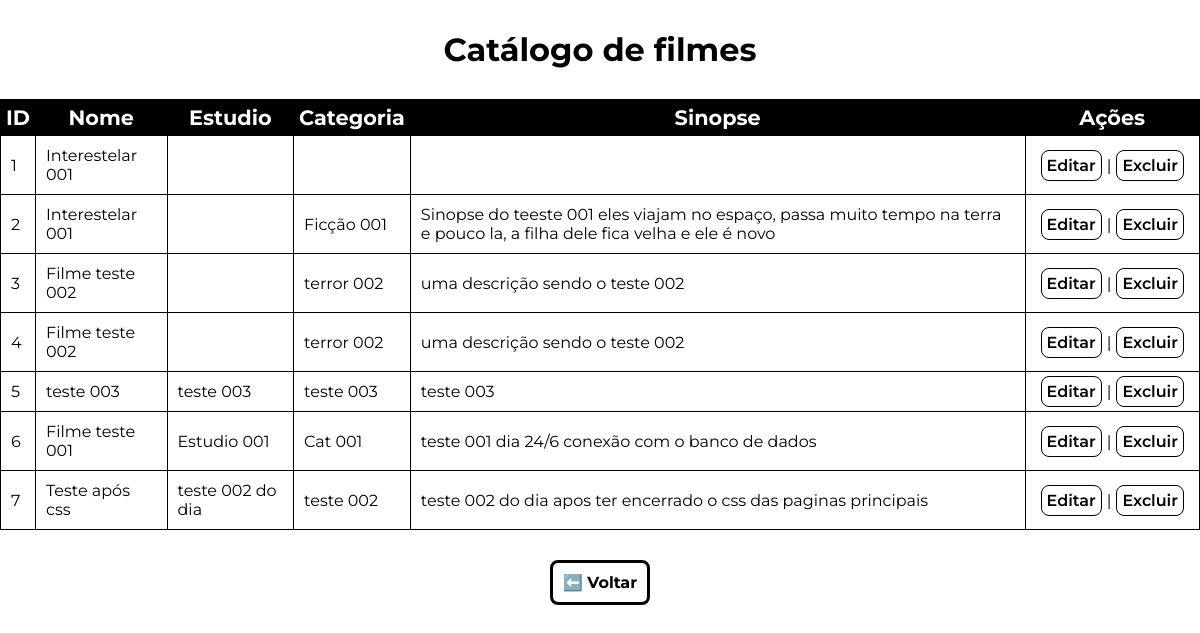
/catalogo.php, run on the app's committed database.
### tables this page shows
CREATE TABLE IF NOT EXISTS `tb_filmes` (
  `id` int(11) NOT NULL AUTO_INCREMENT,
  `nome` varchar(30) DEFAULT NULL,
  `estudio` varchar(30) DEFAULT NULL,
  `categoria` varchar(30) DEFAULT NULL,
  `sinopse` text DEFAULT NULL,
  PRIMARY KEY (`id`)
);

### catalogo.php (the view, shortened to what this page needs)
<!DOCTYPE html>
<html lang="en">
<head>
    <link rel="stylesheet" href="assets/css/catalogo.css">
</head>
<body>
    <h1 class="tittle">Catálogo de filmes</h1>
    <?php
    $servername = "localhost";
    $username = "root";
    $password = "";
    $dbname = "db_redecanais";
        $conn = new mysqli($servername, $username, $password, $dbname);
        $sql = "SELECT * FROM tb_filmes";
        $result = $conn->query($sql);
        if($result->num_rows > 0) {
            echo "<table border='1'>";
            echo "<tr><th>ID</th><th>Nome</th><th>Estudio</th><th>Categoria</th><th>Sinopse</th><th>Ações</th></tr>";
            while ($row = $result -> fetch_assoc()){
                echo "<tr>";
                echo "<td>" . $row["id"] . "</td>";
                echo "<td>" . $row["nome"] . "</td>";
                echo "<td>" . $row["estudio"] . "</td>";
                echo "<td>" . $row["categoria"] . "</td>";
                echo "<td>" . $row["sinopse"] . "</td>";
                echo "<td>";
                echo "<a href='editar_filme.php?id=" . $row["id"] . "'>Editar</a>";
                echo "|";
                echo "<a href='excluir_filme.php?id=" . $row["id"] . "'>Excluir</a>";
                echo "</td>";
                echo "<tr>";
            }
            echo "</table>";
        }
        else {
            echo "Nenhum filme cadastrado.";
        }
    ?>
    <a href="index.php" class="btn-voltar" type="button">⬅️ Voltar</a>
</body>
</html>

### assets/css/catalogo.css (style rules this page uses)
* { margin: 0; padding: 0; box-sizing: border-box; }
:root { --fonte-principal: "Krona One", sans-serif; --fonte-secundaria: "Montserrat", sans-serif; --cor-principal: #898989; --cor-secundaria: #000; --cor-terceira: #e7e7e7f6; --cor-quarta: #000000cb; --cor-quinta: #fff; --tamanho-principal: 1.5rem; --tamanho-secundario: 2.5rem; }
body { font-family: var(--fonte-secundaria); color: var(--cor-quinta); background: #ffffff; display: flex; flex-direction: column; align-items: center; }
.tittle { margin: 30px 0px; color: var(--cor-secundaria); }
table { border-collapse: collapse; background-color: #ffffff; }
table, th, td { border: 1px solid #000000; }
td { font-weight: 400; padding: 10px; color: #000; }
th { font-weight: 700; font-size: 1.3rem; text-align: center; background-color: #000000; color: white; padding: 5px; }
a { text-decoration: none; color: #000000; font-weight: 600; border: 1px solid #000; padding: 5px; border-radius: 8px; margin: 0 5px; }
.btn-voltar { margin: 30px 0px; font-weight: 700; border: 3px solid #000; padding: 10px; border-radius: 8px; }

### data on the page
tb_filmes: id "1", nome "Interestelar 001"
tb_filmes: id "2", nome "Interestelar 001", categoria "Ficção 001", sinopse "Sinopse do teeste 001 eles viajam no espaço, passa muito tempo na terra e pouco la, a filha dele fica velha e ele é novo"
tb_filmes: id "3", nome "Filme teste 002", categoria "terror 002", sinopse "uma descrição sendo o teste 002"
tb_filmes: id "4", nome "Filme teste 002", categoria "terror 002", sinopse "uma descrição sendo o teste 002"
tb_filmes: id "5", nome "teste 003", estudio "teste 003", categoria "teste 003", sinopse "teste 003"
tb_filmes: id "6", nome "Filme teste 001", estudio "Estudio 001", categoria "Cat 001", sinopse "teste 001 dia 24/6 conexão com o banco de dados"
tb_filmes: id "7", nome "Teste após css", estudio "teste 002 do dia", categoria "teste 002", sinopse "teste 002 do dia apos ter encerrado o css das paginas principais"
